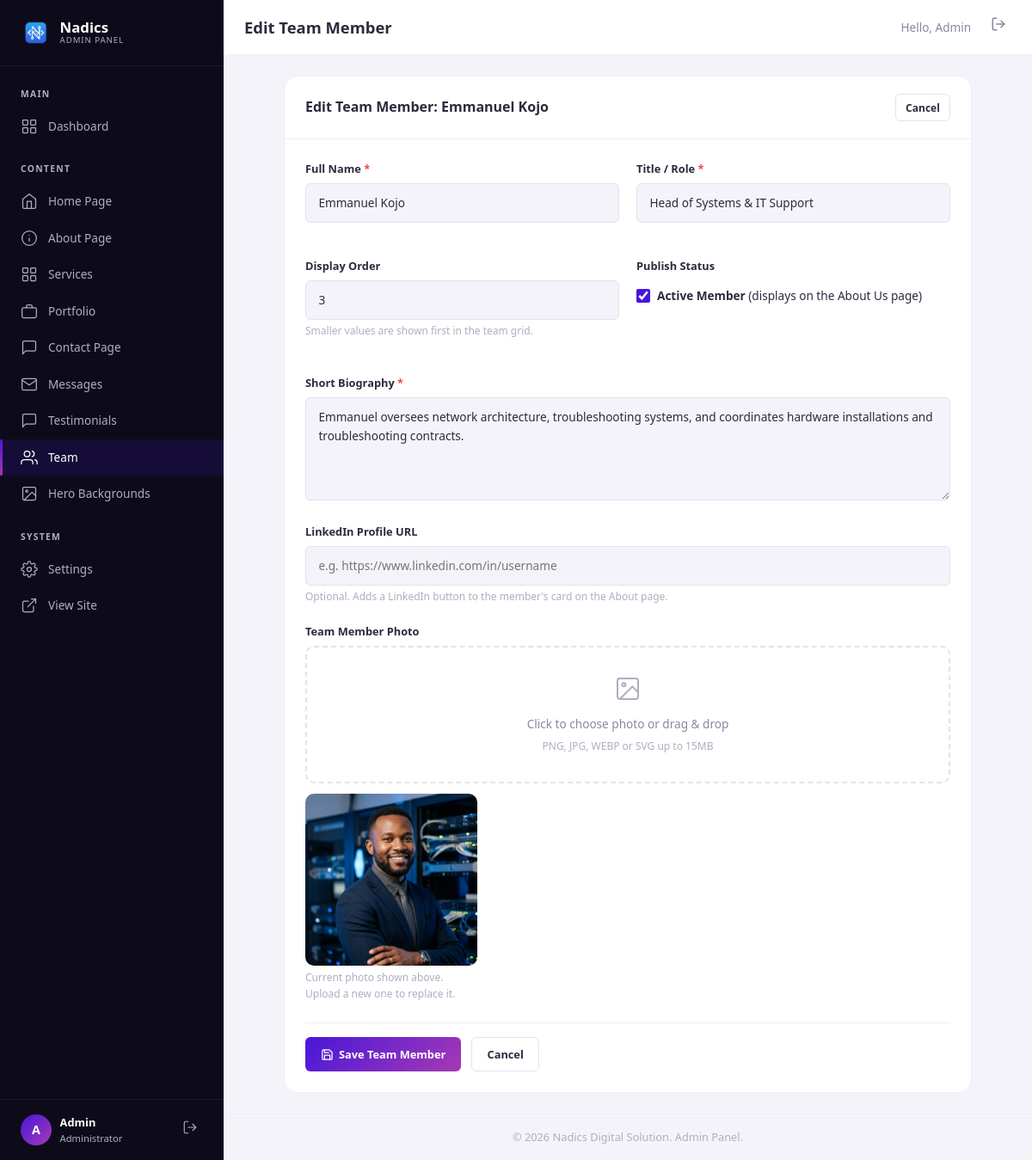
/admin/team.php?action=edit&id=3 (signed in), run on the app's committed database.
### tables this page shows
CREATE TABLE IF NOT EXISTS team_members (
    id           INT AUTO_INCREMENT PRIMARY KEY,
    name         VARCHAR(150) NOT NULL,
    title        VARCHAR(150) NOT NULL,
    image_url    VARCHAR(500) NOT NULL,
    bio          TEXT         DEFAULT NULL,
    linkedin_url VARCHAR(500) DEFAULT NULL,
    display_order INT         DEFAULT 0,
    is_active    TINYINT(1)   DEFAULT 1,
    created_at   TIMESTAMP    DEFAULT CURRENT_TIMESTAMP,
    INDEX idx_active (is_active)
);

### includes/functions.php (called while the page is built, shortened)
<?php
function sanitize(string $input): string {
    return htmlspecialchars(trim($input), ENT_QUOTES, 'UTF-8');
}

### admin/team.php (the view, shortened to what this page needs)
<?php
$db = getDB();
$action = $_GET['action'] ?? 'list';
$edit_item = null;
if ($action === 'edit' && isset($_GET['id'])) {
    $edit_id = (int)$_GET['id'];
    if ($db) {
        try {
            $stmt = $db->prepare("SELECT * FROM team_members WHERE id = :id");
            $stmt->execute([':id' => $edit_id]);
            $edit_item = $stmt->fetch();
        } catch (PDOException $e) {
            $flash_message = 'Database error: ' . $e->getMessage();
            $flash_type = 'error';
            $action = 'list';
        }
    }
}
require_once __DIR__ . '/includes/admin-header.php';
?>
<?php if ($action === 'list'): ?>
    <div class="admin-card">
        <div class="admin-card__header">
            <h2 class="admin-card__title">Leadership Team Members</h2>
            <a href="<?= ADMIN_URL ?>/team.php?action=add" class="admin-btn admin-btn--primary admin-btn--sm">
                <svg viewBox="0 0 24 24" fill="none" stroke="currentColor" stroke-width="2" stroke-linecap="round" stroke-linejoin="round"><line x1="12" y1="5" x2="12" y2="19"/><line x1="5" y1="12" x2="19" y2="12"/></svg>
                Add Team Member
            </a>
        </div>
        <div class="admin-card__body" style="padding: 0;">
            <?php
            $team = [];
            if ($db) {
                try {
                    $team = $db->query("SELECT * FROM team_members ORDER BY display_order ASC, name ASC")->fetchAll();
                } catch (PDOException $e) {
                    echo '<div class="admin-alert admin-alert--error" style="margin: 1.5rem;">Database query error: ' . sanitize($e->getMessage()) . '</div>';
                }
            }
            if (empty($team)): ?>
                <div class="admin-empty">
                    <svg viewBox="0 0 24 24" fill="none" stroke="currentColor" stroke-width="1.5" stroke-linecap="round" stroke-linejoin="round">
                        <path d="M17 21v-2a4 4 0 0 0-4-4H5a4 4 0 0 0-4 4v2"/><circle cx="9" cy="7" r="4"/><path d="M23 21v-2a4 4 0 0 0-3-3.87"/><path d="M16 3.13a4 4 0 0 1 0 7.75"/></svg>
                    <h3 class="admin-empty__title">No Team Members Found</h3>
                    <p class="admin-empty__desc">There are no leadership team members configured yet.</p>
                    <a href="<?= ADMIN_URL ?>/team.php?action=add" class="admin-btn admin-btn--primary" style="margin-top: 1rem;">Add First Member</a>
                </div>
            <?php else: ?>
                <div class="table-responsive">
                    <table class="admin-table">
                        <thead>
                            <tr>
                                <th>Photo</th>
                                <th>Name</th>
                                <th>Title / Role</th>
                                <th>Display Order</th>
                                <th>Status</th>
                                <th>Actions</th>
                            </tr>
                        </thead>
                        <tbody>
                            <?php foreach ($team as $member): ?>
                                <tr>
                                    <td>
                                        <div style="width: 48px; height: 48px; border-radius: 50%; overflow: hidden; background: var(--admin-bg); border: 1px solid var(--admin-border-light);">
                                            <img src="<?= SITE_URL . '/' . sanitize($member['image_url']) ?>" alt="<?= sanitize($member['name']) ?>" style="width: 100%; height: 100%; object-fit: cover;">
                                        </div>
                                    </td>
                                    <td>
                                        <div style="font-weight: 600; color: var(--admin-text);"><?= sanitize($member['name']) ?></div>
                                    </td>
                                    <td>
                                        <div style="color: var(--admin-text-light);"><?= sanitize($member['title']) ?></div>
                                    </td>
                                    <td>
                                        <span style="font-family: monospace; font-size: 0.9rem;"><?= $member['display_order'] ?></span>
                                    </td>
                                    <td>
                                        <?php if ($member['is_active']): ?>
                                            <span class="admin-badge admin-badge--success">Active</span>
                                        <?php else: ?>
                                            <span class="admin-badge admin-badge--muted">Inactive</span>
                                        <?php endif; ?>
                                    </td>
                                    <td>
                                        <div class="btn-group">
                                            <a href="<?= ADMIN_URL ?>/team.php?action=edit&id=<?= $member['id'] ?>" class="admin-btn admin-btn--outline admin-btn--sm" title="Edit Member">
                                                <svg viewBox="0 0 24 24" fill="none" stroke="currentColor" stroke-width="2" stroke-linecap="round" stroke-linejoin="round">
                                                    <path d="M11 4H4a2 2 0 0 0-2 2v14a2 2 0 0 0 2 2h14a2 2 0 0 0 2-2v-7"/>
                                                    <path d="M18.5 2.5a2.121 2.121 0 1 1 3 3L12 15l-4 1 1-4 9.5-9.5z"/>
                                                </svg>
                                            </a>
                                            <form action="" method="POST" style="display:inline;" onsubmit="return confirm('Are you sure you want to delete this team member?');">
                                                <?= csrfField() ?>
                                                <input type="hidden" name="id" value="<?= $member['id'] ?>">
                                                <input type="hidden" name="post_action" value="delete">
                                                <button type="submit" class="admin-btn admin-btn--danger admin-btn--sm" title="Delete Member" style="padding: 0.35rem 0.5rem;">
                                                    <svg viewBox="0 0 24 24" fill="none" stroke="currentColor" stroke-width="2" stroke-linecap="round" stroke-linejoin="round"><polyline points="3 6 5 6 21 6"/><path d="M19 6v14a2 2 0 0 1-2 2H7a2 2 0 0 1-2-2V6m3 0V4a2 2 0 0 1 2-2h4a2 2 0 0 1 2 2v2"/></svg>
                                                </button>
                                            </form>
                                        </div>
                                    </td>
                                </tr>
                            <?php endforeach; ?>
                        </tbody>
                    </table>
                </div>
            <?php endif; ?>
        </div>
    </div>
<?php elseif ($action === 'add' || $action === 'edit'): ?>
    <div class="admin-card" style="max-width: 800px; margin: 0 auto;">
        <div class="admin-card__header">
            <h2 class="admin-card__title"><?= $action === 'add' ? 'Add New Team Member' : 'Edit Team Member: ' . sanitize($edit_item['name']) ?></h2>
            <a href="<?= ADMIN_URL ?>/team.php" class="admin-btn admin-btn--outline admin-btn--sm">Cancel</a>
        </div>
        <div class="admin-card__body">
            <form action="" method="POST" enctype="multipart/form-data" class="admin-form">
                <div class="admin-form__row">
                    <div class="admin-form__group">
                        <label for="name" class="admin-form__label">Full Name <span class="required">*</span></label>
                        <input type="text" name="name" id="name" class="admin-form__input" placeholder="e.g. Ebenezer Owusu" value="<?= sanitize($_POST['name'] ?? $edit_item['name'] ?? '') ?>" required>
                    </div>
                    <div class="admin-form__group">
                        <label for="title" class="admin-form__label">Title / Role <span class="required">*</span></label>
                        <input type="text" name="title" id="title" class="admin-form__input" placeholder="e.g. Chief Executive Officer" value="<?= sanitize($_POST['title'] ?? $edit_item['title'] ?? '') ?>" required>
                    </div>
                </div>
                <div class="admin-form__row">
                    <div class="admin-form__group">
                        <label for="display_order" class="admin-form__label">Display Order</label>
                        <input type="number" name="display_order" id="display_order" class="admin-form__input" min="0" value="<?= (int)($_POST['display_order'] ?? $edit_item['display_order'] ?? 0) ?>">
                        <span class="admin-form__help">Smaller values are shown first in the team grid.</span>
                    </div>
                    <div class="admin-form__group">
                        <label class="admin-form__label">Publish Status</label>
                        <label class="admin-form__checkbox" style="margin-top: 0.85rem;">
                            <input type="checkbox" name="is_active" value="1" <?= (isset($_POST['is_active']) || ($action === 'edit' && $edit_item['is_active']) || $action === 'add') ? 'checked' : '' ?>>
                            <span><strong>Active Member</strong> (displays on the About Us page)</span>
                        </label>
                    </div>
                </div>
                <div class="admin-form__group">
                    <label for="bio" class="admin-form__label">Short Biography <span class="required">*</span></label>
                    <textarea name="bio" id="bio" class="admin-form__textarea" placeholder="Enter a brief background, qualifications, and focus area for this team member..." required><?= sanitize($_POST['bio'] ?? $edit_item['bio'] ?? '') ?></textarea>
                </div>
                <div class="admin-form__group">
                    <label for="linkedin_url" class="admin-form__label">LinkedIn Profile URL</label>
                    <input type="url" name="linkedin_url" id="linkedin_url" class="admin-form__input" placeholder="e.g. https://www.linkedin.com/in/username" value="<?= sanitize($_POST['linkedin_url'] ?? $edit_item['linkedin_url'] ?? '') ?>">
                    <span class="admin-form__help">Optional. Adds a LinkedIn button to the member's card on the About page.</span>
                </div>
                <div class="admin-form__group">
                    <label class="admin-form__label">Team Member Photo <span class="required"><?= $action === 'add' ? '*' : '' ?></span></label>
                    <div class="image-upload" onclick="document.getElementById('project_image').click();">
                        <svg viewBox="0 0 24 24" fill="none" stroke="currentColor" stroke-width="1.5" stroke-linecap="round" stroke-linejoin="round">
                            <rect x="3" y="3" width="18" height="18" rx="2" ry="2"/>
                            <circle cx="8.5" cy="8.5" r="1.5"/>
                            <polyline points="21 15 16 10 5 21"/>
                        </svg>
                        <div class="image-upload__text">Click to choose photo or drag &amp; drop</div>
                        <div class="image-upload__hint">PNG, JPG, WEBP or SVG up to 15MB</div>
                    </div>
                    <div class="image-preview" id="imagePreviewContainer" style="<?= ($action === 'edit' && !empty($edit_item['image_url'])) ? '' : 'display:none;' ?>">
                        <img id="imagePreviewImage" src="<?= ($action === 'edit' && !empty($edit_item['image_url'])) ? SITE_URL . '/' . $edit_item['image_url'] : '#' ?>" alt="Preview" style="max-height: 200px; border-radius: var(--radius-md);">
                        <span class="admin-form__help" id="imagePreviewHelp" style="display:block; margin-top:0.25rem;">
                            <?= $action === 'edit' ? 'Current photo shown above. Upload a new one to replace it.' : 'Selected photo preview.' ?>
                        </span>
                    </div>
                </div>
                <div class="admin-form__actions">
                    <button type="submit" class="admin-btn admin-btn--primary">
                        <svg viewBox="0 0 24 24" fill="none" stroke="currentColor" stroke-width="2" stroke-linecap="round" stroke-linejoin="round"><path d="M19 21H5a2 2 0 0 1-2-2V5a2 2 0 0 1 2-2h11l5 5v11a2 2 0 0 1-2 2z"/><polyline points="17 21 17 13 7 13 7 21"/><polyline points="7 3 7 8 15 8"/></svg>
                        Save Team Member
                    </button>
                    <a href="<?= ADMIN_URL ?>/team.php" class="admin-btn admin-btn--outline">Cancel</a>
                </div>
            </form>
        </div>
    </div>
<?php endif; ?>
<?php require_once __DIR__ . '/includes/admin-footer.php'; ?>

### data on the page
team_members: name "Emmanuel Kojo", title "Head of Systems & IT Support", display_order "3", is_active "☑", bio "Emmanuel oversees network architecture, troubleshooting systems, and coordinates hardware installations and troubleshooting contracts.", image_url (picture)

### other printed values
substr(getAdminName(), 0, 1) "A"
getAdminName() "Admin"
$admin_title "Edit Team Member"
SITE_NAME "Nadics Digital Solution"
